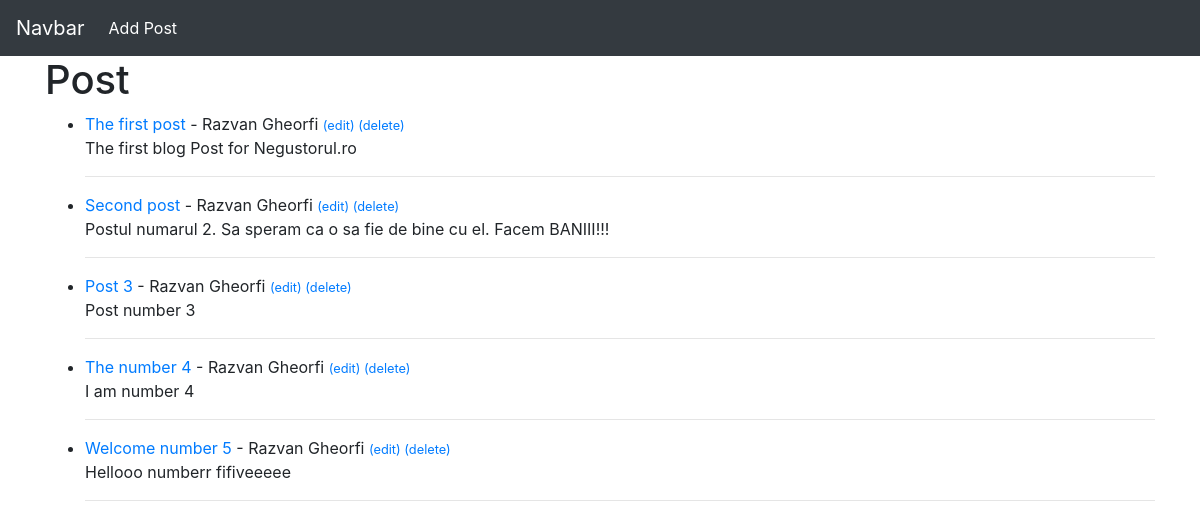
Before: / with the older database file.
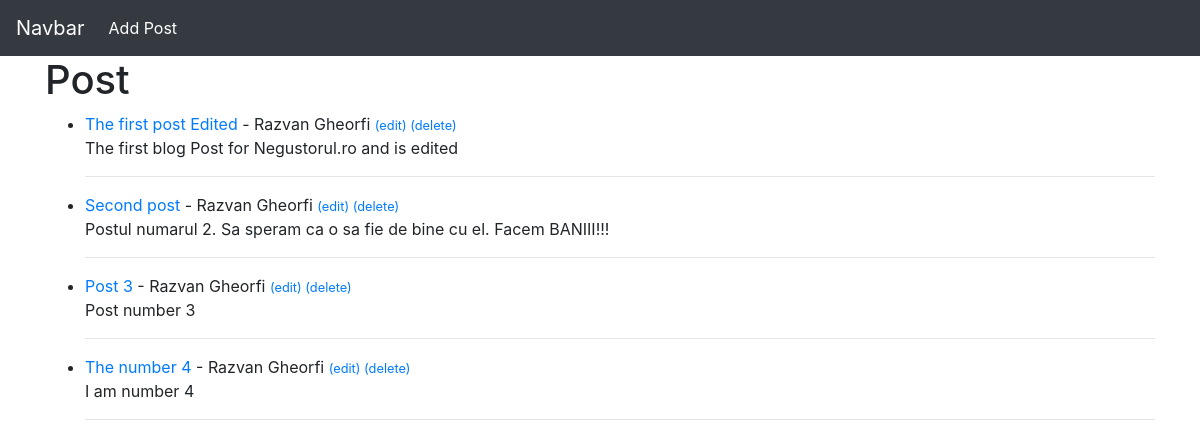
After: the same page with the newer database file.
### main/models.py (models this page shows, shortened)
class Post(models.Model):
    title = models.CharField(max_length=255)
    author = models.ForeignKey(User, on_delete=models.CASCADE)
    body = models.TextField()

### main/views.py (the view)
class HomeView(ListView):
    model = Post
    template_name = 'home.html'

### main/templates/home.html
{% extends 'base.html' %}
{% block content %}
<h1>Post</h1>
<ul>
  {% for post in object_list %}
      <li>
        <a href="{% url 'article_detail' post.pk %}">{{ post.title }}</a> - {{ post.author.first_name }}
        {{ post.author.last_name }}
        <small>
          <a href="{% url 'update_post' post.pk %}">(edit)</a>
          <a href="{% url 'delete_post' post.pk %}">(delete)</a>
        </small>  <br/>
        {{ post.body }}
        <hr>
      </li>
  {% endfor %}
</ul>
{% endblock %}

### main/templates/base.html (shortened to what this page needs)
<!doctype html>
<html lang="en">
  <head>
    <link rel="stylesheet" href="https://stackpath.bootstrapcdn.com/bootstrap/4.5.2/css/bootstrap.min.css">
  </head>
  <body>
    <nav class="navbar navbar-expand-lg navbar-dark bg-dark">
      <a class="navbar-brand" href="{% url 'home' %}">Navbar</a>
      <div class="collapse navbar-collapse" id="navbarNavAltMarkup">
        <div class="navbar-nav">
          <a class="nav-link active" href="{% url 'add_post' %}">Add Post<span class="sr-only">(current)</span></a>
        </div>
      </div>
    </nav>
    <div class="container">
      {% block content %}
      {% endblock %}
    </div>
  </body>
</html>

Changed rows visible on the page:
removed Post: title "Welcome number 5", author.first_name "Razvan", author.last_name "Gheorfi", body "Hellooo numberr fifiveeeee"
changed Post: title "The first post" → "The first post Edited"; body "The first blog Post for Negustorul.ro" → "The first blog Post for Negustorul.ro and is edited"
